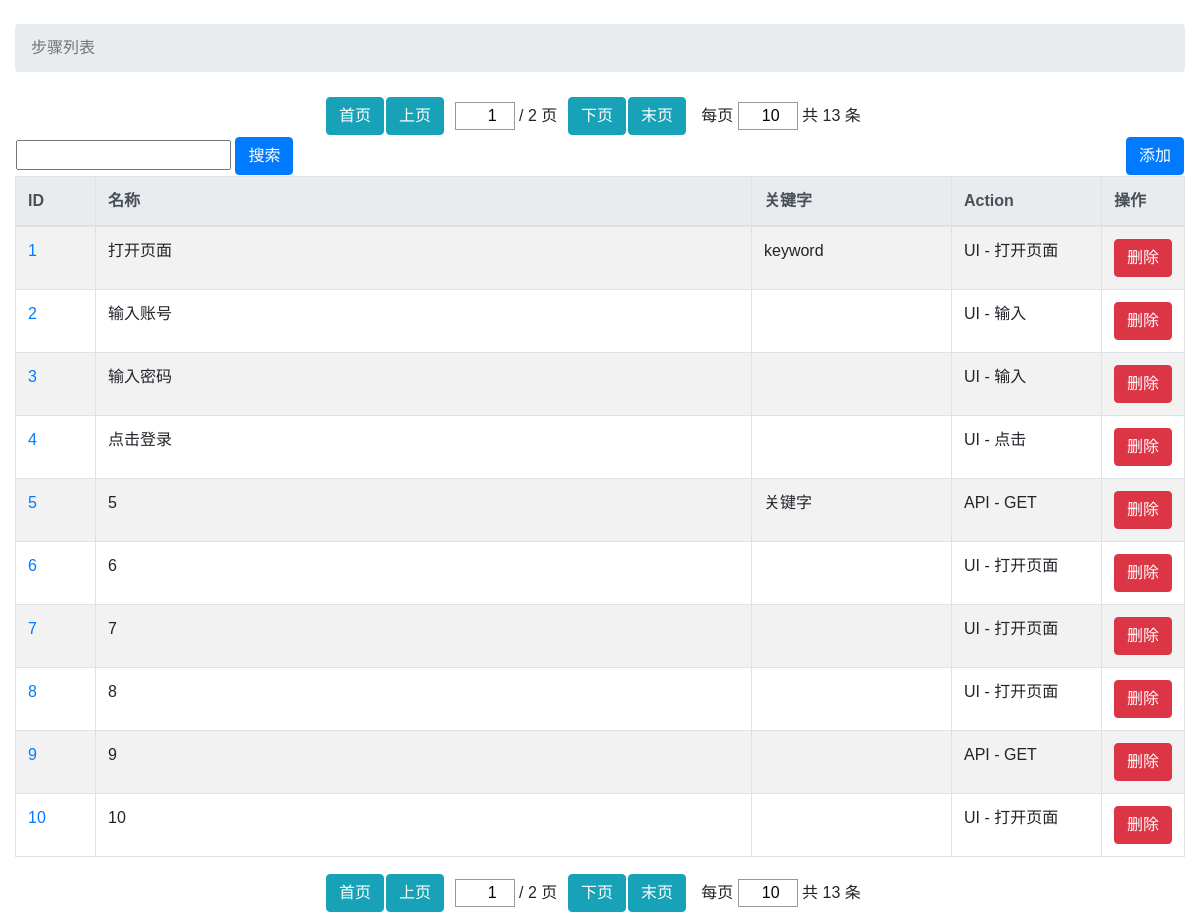
The app's page /steps/ (signed in), older data.
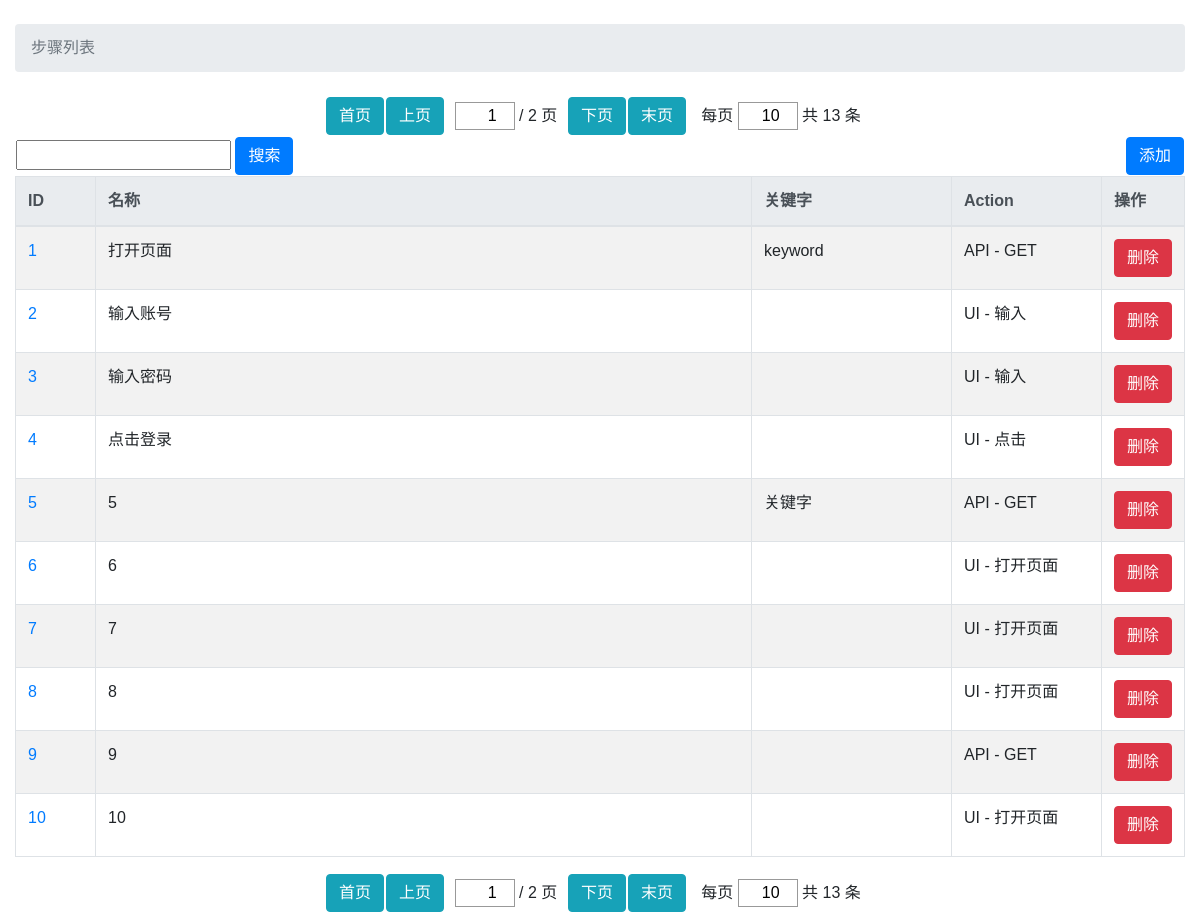
The same page, newer data.
### main/models.py (models this page shows, shortened)
class Step(models.Model):
    name = models.CharField(max_length=100)
    description = models.TextField(blank=True)
    keyword = models.CharField(max_length=100, blank=True, default='')
    creator = models.ForeignKey(User, verbose_name='创建人', related_name='step_creator', on_delete=models.DO_NOTHING)
    created_date = models.DateTimeField('创建时间', auto_now_add=True, null=True)
    modifier = models.ForeignKey(User, verbose_name='修改人', related_name='step_modifier', on_delete=models.DO_NOTHING)
    modified_date = models.DateTimeField('修改时间', auto_now=True, null=True)
    is_active = models.BooleanField(default=True)
    action = models.ForeignKey('main.Action', on_delete=models.DO_NOTHING)
    timeout = models.FloatField(blank=True, null=True)
    save_as = models.CharField(blank=True, max_length=100)
    ui_by_list = (
        (0, ''),
        (1, 'id'),
        (2, 'xpath'),
        (3, 'link text'),
        (4, 'partial link text'),
        (5, 'name'),
        (6, 'tag name'),
        (7, 'class name'),
        (8, 'css selector'),
        (9, 'public element'),
        (10, 'variable'),
    )
    ui_by = models.IntegerField(choices=ui_by_list, default=0)
    ui_locator = models.TextField(blank=True)
    ui_index = models.IntegerField(blank=True, null=True)
    ui_base_element = models.TextField(blank=True)
    ui_data = models.TextField(blank=True)
    ui_special_action_list = (
        (0, ''),
        (1, 'click'),
        (2, 'click_and_hold'),
        (3, 'context_click'),
        (4, 'double_click'),
        (5, 'release'),
        (6, 'move_by_offset'),
        (7, 'move_to_element'),
        (8, 'move_to_element_with_offset'),
        (9, 'drag_and_drop'),
        (10, 'drag_and_drop_by_offset'),
        (11, 'key_down'),
        (12, 'key_up'),
        (13, 'send_keys'),
        (14, 'send_keys_to_element'),
    )
    ui_special_action = models.IntegerField(choices=ui_special_action_list, default=0)
    ui_alert_handle_list = (
        (0, ''),
        (1, 'accept'),
        (2, 'dismiss'),
        (3, 'ignore'),
    )
    ui_alert_handle = models.IntegerField(choices=ui_alert_handle_list, default=0)
    api_url = models.TextField(blank=True)
    api_headers = models.TextField(blank=True)
    api_body = models.TextField(blank=True)
    api_data = models.TextField(blank=True)
    class Meta:
        ordering = ['name']
        pass

class Action(models.Model):
    name = models.CharField(max_length=100)
    description = models.TextField(blank=True)
    keyword = models.CharField(max_length=100, blank=True, default='')
    creator = models.ForeignKey(User, verbose_name='创建人', related_name='action_creator', on_delete=models.DO_NOTHING)
    created_date = models.DateTimeField('创建时间', auto_now_add=True, null=True)
    modifier = models.ForeignKey(User, verbose_name='修改人', related_name='action_modifier', on_delete=models.DO_NOTHING)
    modified_date = models.DateTimeField('修改时间', auto_now=True, null=True)
    is_active = models.BooleanField(default=True)
    type = models.ForeignKey('main.ActionType', on_delete=models.DO_NOTHING)
    class Meta:
        unique_together = ('name', 'type')
    def __str__(self):
        return '{} - {}'.format(self.type, self.name)

class ActionType(models.Model):
    name = models.CharField(max_length=100)
    description = models.TextField(blank=True)
    keyword = models.CharField(max_length=100, blank=True, default='')
    creator = models.ForeignKey(User, verbose_name='创建人', related_name='action_type_creator',
                                on_delete=models.DO_NOTHING)
    created_date = models.DateTimeField('创建时间', auto_now_add=True, null=True)
    modifier = models.ForeignKey(User, verbose_name='修改人', related_name='action_type_modifier',
                                 on_delete=models.DO_NOTHING)
    modified_date = models.DateTimeField('修改时间', auto_now=True, null=True)
    is_active = models.BooleanField(default=True)
    def __str__(self):
        return self.name

### main/views.py (the view)
# urls.py: path('steps/', mv.steps, name='steps'),
@login_required
def steps(request):
    if request.method == 'POST':
        page = int(request.POST.get('page', 1)) if request.POST.get('page') != '' else 1
        size = int(request.POST.get('size', 5)) if request.POST.get('size') != '' else 10
        search_text = str(request.POST.get('search_text', ''))
    else:
        page = int(request.COOKIES.get('page', 1))
        size = int(request.COOKIES.get('size', 10))
        search_text = ''
    keyword_list_temp = search_text.split(' ')
    keyword_list = list()
    for keyword in keyword_list_temp:
        if keyword.strip() != '':
            keyword_list.append(keyword)
    q = get_query_condition(keyword_list)
    objects = Step.objects.filter(q, is_active=1).order_by('id').select_related('action__type')
    paginator = Paginator(objects, size)
    try:
        objects = paginator.page(page)
    except PageNotAnInteger:
        objects = paginator.page(1)
        page = 1
    except EmptyPage:
        objects = paginator.page(paginator.num_pages)
        page = paginator.num_pages
    paginator_form = PaginatorForm(initial={'page': page, 'size': size})
    return render(request, 'main/steps.html', locals())

### main/forms.py
class PaginatorForm(forms.Form):
    page = forms.IntegerField(min_value=1, required=False)
    size = forms.IntegerField(min_value=1, max_value=10000, required=False)

### main/views.py (called while the page is built)
def get_query_condition(query_str_list):
    q = Q()
    for query_str in query_str_list:
        query_str = str(query_str)
        q |= Q(name__icontains=query_str) | Q(keyword__icontains=query_str)
    return q

### main/templates/main/steps.html (shortened to what this page needs)
<!DOCTYPE HTML>
{% load staticfiles %}
<html>
    <head>
        <link rel="stylesheet" href='{% static "main/js/jquery-ui-1.12.1.custom/jquery-ui.min.css" %}'>
        <link rel="stylesheet" href="{% static 'main/css/bootstrap.min.css' %}">
        <link rel="stylesheet" href='{% static "main/css/main.css" %}'>
    </head>
    <body>
        <div class="container-fluid">
            <ol class="breadcrumb my-4">
                <li class="breadcrumb-item active">步骤列表</li>
            </ol>
            <form action="" method="post" id="objects_form">
                {% include 'main/paginator.html' %}
                <table>
                    <colgroup>
                        <col style='width:300px;'>
                        <col>
                        <col style='width:50px;'>
                    </colgroup>
                    <tr>
                        <td>
                            <input type="text" id="search_text" name="search_text" value="{{ search_text }}">
                            <button type="submit" id='search_button' class="btn btn-primary" >搜索</button>
                        </td>
                        <td></td>
                        <td><button type="button" id="add_button" class="btn btn-primary" onclick="window.open('{% url "step_add" %}');">添加</button></td>
                    </tr>
                </table>
                <div class="table-responsive">
                    <table id='result_table' class="table table-striped table-bordered table-hover">
                        <colgroup>
                            <col style='width: 80px;'>
                            <col>
                            <col style='width: 200px;'>
                            <col style='width: 150px;'>
                            <col style='width: 80px;'>
                        </colgroup>
                        <thead class="thead-light">
                            <tr>
                                <th>ID</th>
                                <th>名称</th>
                                <th>关键字</th>
                                <th>Action</th>
                                <th>操作</th>
                            </tr>
                        </thead>
                        <tbody id='tbody1'>
                            {% for object in objects %}
                                <tr object_id="{{ object.id }}">
                                    <td col_name='id'><a target="_blank" href="{% url 'step' object.id %}">{{ object.id }}</a></td>
                                    <td quick_update col_name='name'>{{ object.name }}</td>
                                    <td quick_update col_name='keyword'>{{ object.keyword }}</td>
                                    <td col_name='action'>{{ object.action }}</td>
                                    <td>
                                        <button type="button" id="delete_button" name="delete_button" class="btn btn-danger">删除</button>
                                    </td>
                                </tr>
                            {% empty %}
                                <tr>
                                    <td colspan="4" class="align-c">查无数据</td>
                                </tr>
                            {% endfor %}
                        </tbody>
                    </table>
                </div>
                {% include 'main/paginator.html' %}
            </form>
        </div>
    </body>
</html>

Row changes from the older to the newer data that the page shows:
changed Step "打开页面": action "UI - 打开页面" → "API - GET"
